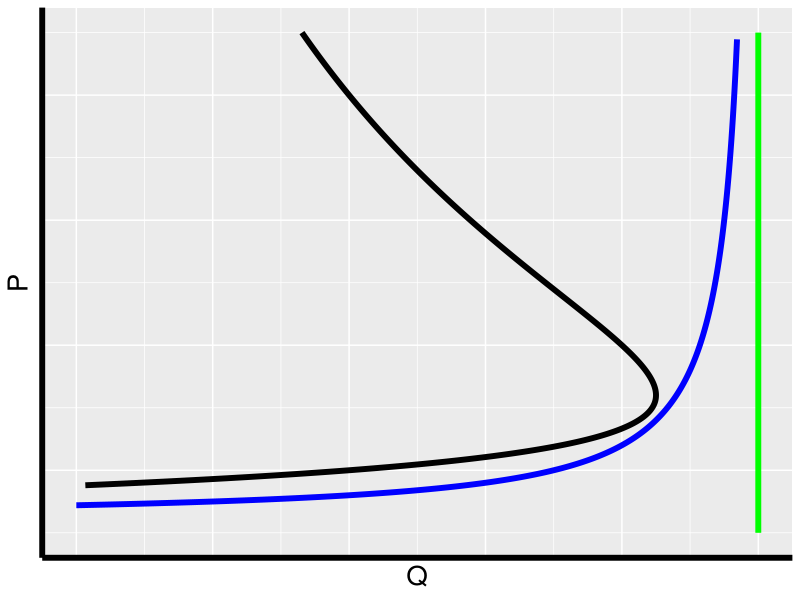
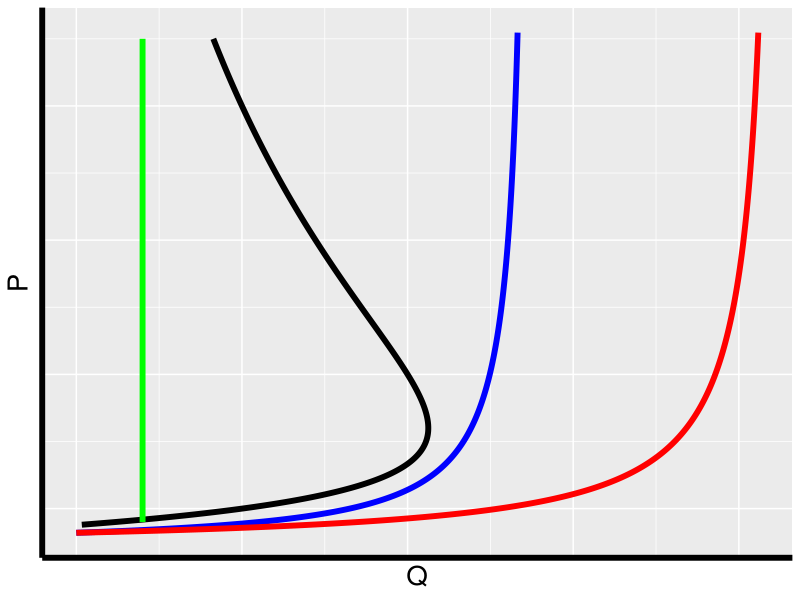
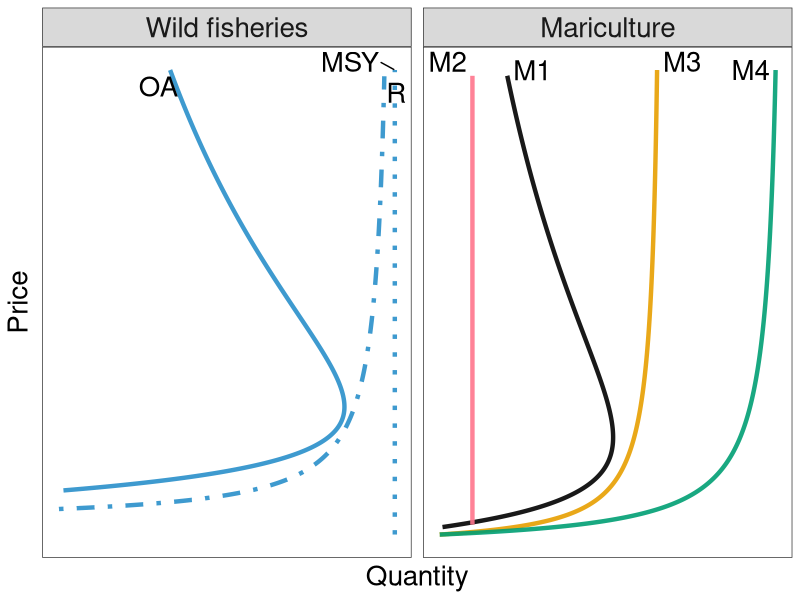

Here is the R script that generated these plots, in order:
## Future food from the sea
## main text figure 2
## conceptual curves

library(tidyverse)
library(ggrepel)


N = 10000

DF1 = data.frame(PwOA=seq(.88,4.5,length.out=N)) %>%
  mutate(PwMSY=seq(.5,4.5,length.out=N)) %>%
  mutate(QwM = seq(1,3.422,length.out = N)) %>%
  mutate(QwOA = 10/PwOA - 8/PwOA^2) %>%
  mutate(PwM = -.3/(QwM-3.5) +.6 ) %>%
  mutate(QwMSY = 3.5) %>%
  dplyr::select(QwOA,PwOA,QwM,PwM,QwMSY,PwMSY)

DF2 = data.frame(Pm1=seq(.88,4.5,length.out=N)) %>%
  mutate(Pm2=seq(.9,4.5,length.out=N)) %>%
  mutate(tmp = seq(1,3.422,length.out = N)) %>%
  mutate(Qm1 = 10/Pm1 - 8/Pm1^2) %>%
  mutate(Pm3 = -.3/(tmp-3.5) +.7 ) %>%
  mutate(Qm2 = 1.4) %>%
  mutate(Qm4 = .7*(tmp-1)+tmp) %>%
  mutate(Qm3 = .1*(tmp-1)+tmp) %>%
  mutate(Pm4 =  -.3/(tmp-3.5) +.7 ) %>%
  dplyr::select(Qm1,Pm1,Qm2,Pm2,Qm3,Pm3,Qm4,Pm4)

DF_concept = bind_cols(DF1,DF2) #This is the dataframe you need


P2a = ggplot(data=DF_concept) +
  geom_path(aes(x=QwOA,y=PwOA),size=2) +
  geom_path(aes(x=QwM,y=PwM),size=2,color="blue") +
  geom_line(aes(x=QwMSY,y=PwMSY),size=2,color="green") +
  theme(axis.text=element_blank(),axis.ticks=element_blank()) +
  theme(axis.line.x=element_line(color="black",size=2)) +
  theme(axis.line.y=element_line(color="black",size=2)) +
  theme(axis.title=element_text(color="black",size=20)) +
  xlab("Q") +
  ylab("P")
P2a

P2b = ggplot(data=DF_concept) +
  geom_path(aes(x=Qm1,y=Pm1),size=2) +
  geom_line(aes(x=Qm2,y=Pm2),size=2,color="green") +
  geom_path(aes(x=Qm3,y=Pm3),size=2,color="blue") +
  geom_path(aes(x=Qm4,y=Pm4),size=2,color="red") +
  theme(axis.text=element_blank(),axis.ticks=element_blank()) +
  theme(axis.line.x=element_line(color="black",size=2)) +
  theme(axis.line.y=element_line(color="black",size=2)) +
  theme(axis.title=element_text(color="black",size=20)) +
  xlab("Q") +
  ylab("P")
P2b



## organize the data
## -------------------------------

wild1 <- DF_concept %>%
  dplyr::select(quantity = QwOA, price = PwOA) %>%
  mutate(sector = "Wild fisheries",
         scenario = "SwOA")

wild2 <- DF_concept %>%
  dplyr::select(quantity = QwM, price = PwM) %>%
  mutate(sector = "Wild fisheries",
         scenario = "SwM")

wild3 <- DF_concept %>%
  dplyr::select(quantity = QwMSY, price = PwMSY) %>%
  mutate(sector = "Wild fisheries",
         scenario = "SwMSY")

m1 <- DF_concept %>%
  dplyr::select(quantity = Qm1, price = Pm1) %>%
  mutate(sector = "Mariculture",
         scenario = "Sm1")

m2 <- DF_concept %>%
  dplyr::select(quantity = Qm2, price = Pm2) %>%
  mutate(sector = "Mariculture",
         scenario = "Sm2")

m3 <- DF_concept %>%
  dplyr::select(quantity = Qm3, price = Pm3) %>%
  mutate(sector = "Mariculture",
         scenario = "Sm3")


m4 <- DF_concept %>%
  dplyr::select(quantity = Qm4, price = Pm4) %>%
  mutate(sector = "Mariculture",
         scenario = "Sm4")

all_curves <- rbind(wild1, wild2, wild3, m1, m2, m3, m4)

all_curves$sector <- factor(all_curves$sector, levels = c("Wild fisheries", "Mariculture"))

fig2_wild <- all_curves %>%
  filter(sector == "Wild fisheries") %>%
  rename(management = scenario)

fig2_mar <- all_curves %>%
  filter(sector == "Mariculture")

##
wild_labs <- fig2_wild %>%
  group_by(management) %>%
  filter(price == max(price)) %>%
  ungroup()

wild_labs2 <- data.frame(lab = c('OA', 'R', 'MSY'))
                                 
wild_labs3 <- cbind(wild_labs, wild_labs2) %>%
  dplyr::select(-management)


mar_labs <- fig2_mar %>%
  group_by(scenario) %>%
  filter(price == max(price)) %>%
  ungroup() 

mar_labs2 <- data.frame(lab = c('M1', 'M2', 'M3', 'M4'))

mar_labs3 <- cbind(mar_labs, mar_labs2) %>%
  dplyr::select(-scenario)

all_labs <- rbind(mar_labs3, wild_labs3)


conceptual_fig <- ggplot(data = fig2_mar, aes(x = quantity, y = price, group = scenario, color = scenario)) +
  geom_path(alpha = 0.9, size = 1.5) +
  geom_path(data = fig2_wild, aes(x = quantity, y = price, group = management, lty = management), color = "#298fca", size = 1.5, alpha = 0.9, inherit.aes = F) +
  facet_wrap(~sector, scales = "free") + 
  xlab("Quantity") +
  ylab("Price") +
  geom_text_repel(data = all_labs, aes(x = quantity, y = price, label = lab), 
             size = 7, inherit.aes = F) +
  # scale_color_manual(values = c("#00798c", "#edae49", "#d1495b")) +
  scale_color_manual(breaks = c("Sm1", "Sm2", "Sm3", "Sm4"),
                     values = c("Sm1" = "black",
                                "Sm2" = "#ff748c",
                                "Sm3" = "#E69F00",
                                "Sm4" = "#009E73")) +
  scale_linetype_manual(breaks = c("SwOA", "SwM", "SwMSY"),
                        values = c("SwOA" = 1,
                                   "SwM" = 4,
                                   "SwMSY" = 3)) +
  # geom_hline(yintercept = pval0, lty = "dashed", color = "black") +
  # annotate("text", x = 300, y = pval0 + 75, label = paste0("Current weighted average global price = $", format(round(pval0), nsmall=0, big.mark=","), " / mt"), size = 5) +
  theme_bw() +
  theme(panel.grid.major = element_blank(),
        panel.grid.minor = element_blank(),
        axis.text = element_blank(),
        axis.ticks = element_blank(),
        axis.title = element_text(size = 20),
        title = element_text(size = 14),
        legend.title = element_text(size = 20),
        legend.position = "none",
        # legend.text = element_text(size = 15),
        strip.text = element_text(size = 20))

## figure 2 in main text
## note to user: update path and save
ggsave(filename =  "fig2_conceptual.png", conceptual_fig, width = 14, height = 8, units = "in", dpi = 300)





